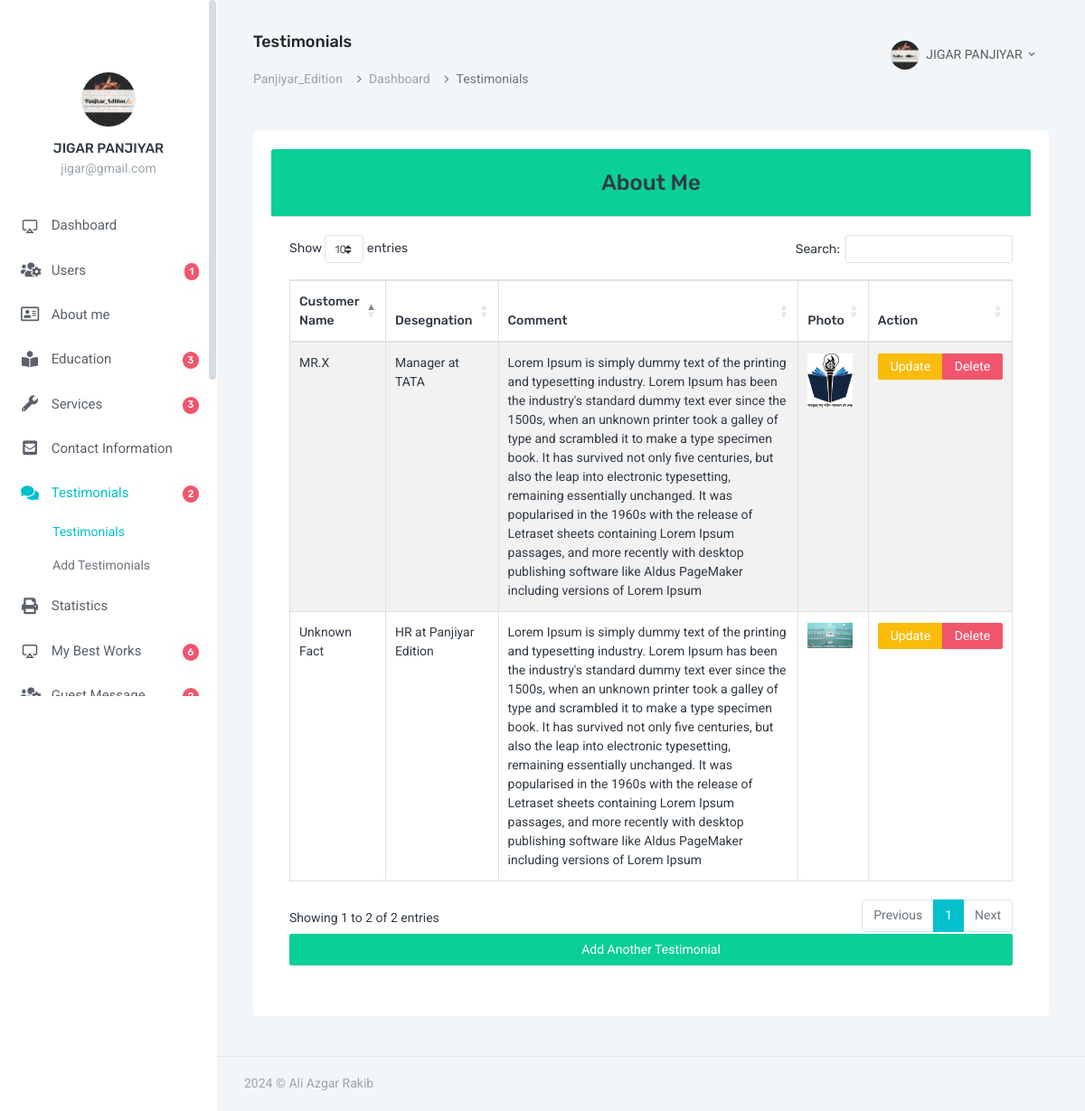
/admin/all_testimonials.php (signed in), run on the app's committed database.
### tables this page shows
CREATE TABLE `users` (
  `id` int(3) NOT NULL,
  `fname` varchar(100) NOT NULL,
  `email` varchar(100) NOT NULL,
  `password` varchar(255) NOT NULL,
  `status` int(1) NOT NULL DEFAULT 1,
  `photo` varchar(100) NOT NULL DEFAULT 'default.png'
);

CREATE TABLE `testimonials` (
  `id` int(3) NOT NULL,
  `customer_name` varchar(100) NOT NULL,
  `customer_desegnation` varchar(100) NOT NULL,
  `customer_comment` text NOT NULL,
  `photo` varchar(100) NOT NULL DEFAULT 'default.png'
);

### admin/all_testimonials.php (the view, shortened to what this page needs)
<?php
$title="Testimonials";
require_once "header.php";
require_once "db.php";
$testimonial = $dbcon->query("SELECT * FROM testimonials");
?>
<div class="card text-dark mb-3">
    <div class="card-header bg-success text-center">
        <h3>About Me</h3>
    </div>
    <div class="card-body">
        <table id="example" class="table table-striped table-bordered mx-auto">
            <thead>
                <tr>
                    <th>Customer Name</th>
                    <th>Desegnation</th>
                    <th>Comment</th>
                    <th>Photo</th>
                    <th>Action</th>
                </tr>
            </thead>
            <tbody>
                <?php foreach ($testimonial as $result) {
					 ?>
                <tr>
                    <td><?=$result['customer_name']?></td>
                    <td><?=$result['customer_desegnation']?></td>
                    <td><?=$result['customer_comment']?></td>
                    <td><img src="image/customers/<?=$result['photo']?>" alt="" style="width: 50px;"></td>
                    <td>
                        <div class="btn-group">
                            <a class="btn btn-sm btn-warning"
                                href="testimonial_update.php?id=<?=base64_encode($result['id'])?>">Update</a>
                            <a class="btn btn-sm btn-danger"
                                href="testimonial_delete.php?id=<?=base64_encode($result['id'])?>">Delete</a>
                        </div>
                    </td>
                </tr>
                <?php } ?>
            </tbody>
        </table>
        <a class="btn btn-block btn-success" href="testimonials.php">Add Another Testimonial</a>
    </div>
</div>
<?php
    require_once "footer.php";
?>

### admin/header.php (shortened to what this page needs)
<?php require_once "db.php"; ?>
<!doctype html>
<html lang="en">
<head>
    <link rel="stylesheet" href="https://cdnjs.cloudflare.com/ajax/libs/twitter-bootstrap/4.1.3/css/bootstrap.css">
    <link rel="stylesheet" href="https://cdn.datatables.net/1.10.20/css/dataTables.bootstrap4.min.css">
    <link href="assets/css/bootstrap.min.css" rel="stylesheet" type="text/css" />
    <link href="assets/css/icons.css" rel="stylesheet" type="text/css" />
    <link rel="stylesheet" href="../front_end_assets/css/fontawesome-all.min.css">
    <link href="assets/css/metismenu.min.css" rel="stylesheet" type="text/css" />
    <link href="assets/css/style.css" rel="stylesheet" type="text/css" />
</head>
<body>
    <div id="wrapper">
        <div class="left side-menu">
            <div class="slimscroll-menu" id="remove-scroll">
                <div class="user-box">
                    <div class="user-img">
                        <?php
                    $email_for_photo = $_SESSION['user_email'];
                    $query_for_photo = $dbcon->query( "SELECT photo FROM users WHERE email='$email_for_photo'");
                    $photo_from_db   = $query_for_photo -> fetch_assoc();
                 ?>
                        <img src="image/users/<?=$photo_from_db['photo']?>" alt="user-img" title="Mat Helme"
                            class="rounded-circle img-fluid">
                    </div>
                    <h5><a href="#"><?= $_SESSION['user_name']?></a> </h5>
                    <p class="text-muted"><?=$_SESSION['user_email']?></p>
                </div>
                <div id="sidebar-menu">
                    <ul class="metismenu" id="side-menu">
                        <li>
                            <a href="index.php">
                                <i class="fi-air-play"></i> <span> Dashboard </span>
                            </a>
                        </li>
                        <li>
                            <a href="users.php"><i class="fas fa-users-cog"></i>
                                <span class="badge badge-danger badge-pill float-right">
                                    <?php
                                        $result = $dbcon->query("SELECT COUNT(*) AS total_users FROM users");
                                        $row = $result->fetch_assoc();
                                        echo $row['total_users'];
                                        ?>
                                </span>
                                <span> Users </span>
                            </a>
                        </li>
                        <li>
                            <a href="javascript: void(0);"><i class="far fa-address-card"></i> <span> About me
                                </span></a>
                        </li>
                        <li>
                            <a href="javascript: void(0);"><i class="fas fa-book-reader"></i>
                                <span class="badge badge-danger badge-pill float-right">
                                    <?php
                                        $education_result = $dbcon->query("SELECT COUNT(*) AS total_field FROM education_informations");
                                        $education_row = $education_result->fetch_assoc();
                                        echo $education_row['total_field'];
                                        ?>
                                </span>
                                <span> Education </span></a>
                        </li>
                        <li>
                            <a href="javascript: void(0);"><i class="fas fa-wrench"></i>
                                <span class="badge badge-danger badge-pill float-right">
                                    <?php
                                        $services_result = $dbcon->query("SELECT COUNT(*) AS total_field FROM services");
                                        $services_row = $services_result->fetch_assoc();
                                        echo $services_row['total_field'];
                                        ?>
                                </span>
                                <span> Services </span></a>
                        </li>
                        <li>
                            <a href="javascript: void(0);"><i class="fas fa-envelope-square"></i> <span> Contact
                                    Information</span></a>
                        </li>
                        <li>
                            <a href="javascript: void(0);"><i class="fas fa-comments"></i>
                                <span class="badge badge-danger badge-pill float-right">
                                    <?php
                                        $testimonial_result = $dbcon->query("SELECT COUNT(*) AS total_field FROM testimonials");
                                        $testimonial_row = $testimonial_result->fetch_assoc();
                                        echo $testimonial_row['total_field'];
                                        ?>
                                </span>
                                <span> Testimonials</span></a>
                            <ul class="nav-second-level" aria-expanded="false">
                                <li><a href="all_testimonials.php">Testimonials</a></li>
                                <li><a href="testimonials.php">Add Testimonials</a></li>
                            </ul>
                        </li>
                        <li>
                            <a href="javascript: void(0);"><i class="fas fa-print"></i><span> Statistics</span></a>
                        </li>
                        <li>
                            <a href="javascript: void(0);"><i class="fi-air-play"></i>
                                <span class="badge badge-danger badge-pill float-right">
                                    <?php
                                        $best_works_result = $dbcon->query("SELECT COUNT(*) AS total_field FROM my_best_works");
                                        $best_works_row = $best_works_result->fetch_assoc();
                                        echo $best_works_row['total_field'];
                                        ?>
                                </span>
                                <span> My Best Works</span></a>
                        </li>
                        <li>
                            <a href="all_guest_message.php">
                                <i class="fas fa-users-cog"></i>
                                <span class="badge badge-danger badge-pill float-right">
                                    <?php
                                        $guest_message_result = $dbcon->query("SELECT COUNT(*) AS total_field FROM guest_messages");
                                        $guest_message_row = $guest_message_result->fetch_assoc();
                                        echo $guest_message_row['total_field'];
                                        ?>
                                </span>
                                <span> Guest Message</span>
                            </a>
                        </li>
                    </ul>
                </div>
            </div>
        </div>
        <div class="content-page">
            <div class="topbar">
                <nav class="navbar-custom">
                    <ul class="list-unstyled topbar-right-menu float-right mb-0">
                        <li class="dropdown notification-list">
                            <a class="nav-link dropdown-toggle nav-user" data-toggle="dropdown" href="#" role="button"
                                aria-haspopup="false" aria-expanded="false">
                                <img src="image/users/<?=$photo_from_db['photo']?>" alt="user" class="rounded-circle">
                                <span class="ml-1"><?=$_SESSION['user_name']?> <i class="mdi mdi-chevron-down"></i>
                                </span>
                            </a>
                        </li>
                    </ul>
                    <ul class="list-inline menu-left mb-0">
                        <li>
                            <h4 class="page-title-main"><?=$title?></h4>
                            <ol class="breadcrumb">
                                <li class="breadcrumb-item"><a href="../index.php">Panjiyar_Edition</a></li>
                                <li class="breadcrumb-item"><a href="index.php">Dashboard</a></li>
                                <li class="breadcrumb-item active"><?=$title?></li>
                            </ol>
                        </li>
                    </ul>
                </nav>
            </div>
            <div class="content">
                <div class="container-fluid">
                    <div class="row">
                        <div class="col-12">
                            <div class="card-box">

### data on the page
users: photo (picture)
testimonials: customer_name "MR.X", customer_desegnation "Manager at TATA", customer_comment "Lorem Ipsum is simply dummy text of the printing and typesetting industry. Lorem Ipsum has been the industry's standard dummy text ever since the 1500s, when an unknown printer took a galley of type and scrambled it to make a type specimen book. It has survived not only five centuries, but also the leap into electronic typesetting, remaining essentially unchanged. It was popularised in the 1960s with the release of Letraset sheets containing Lorem Ipsum passages, and more recently with desktop publishing software like Aldus PageMaker including versions of Lorem Ipsum", photo (picture)
testimonials: customer_name "Unknown Fact", customer_desegnation "HR at Panjiyar Edition", customer_comment "Lorem Ipsum is simply dummy text of the printing and typesetting industry. Lorem Ipsum has been the industry's standard dummy text ever since the 1500s, when an unknown printer took a galley of type and scrambled it to make a type specimen book. It has survived not only five centuries, but also the leap into electronic typesetting, remaining essentially unchanged. It was popularised in the 1960s with the release of Letraset sheets containing Lorem Ipsum passages, and more recently with desktop publishing software like Aldus PageMaker including versions of Lorem Ipsum", photo (picture)

### other printed values
$_SESSION['user_name'] "JIGAR PANJIYAR"
$_SESSION['user_email'] "jigar@gmail.com"
$row['total_users'] "1"
$education_row['total_field'] "3"
$services_row['total_field'] "3"
$testimonial_row['total_field'] "2"
$best_works_row['total_field'] "6"
$title "Testimonials"
